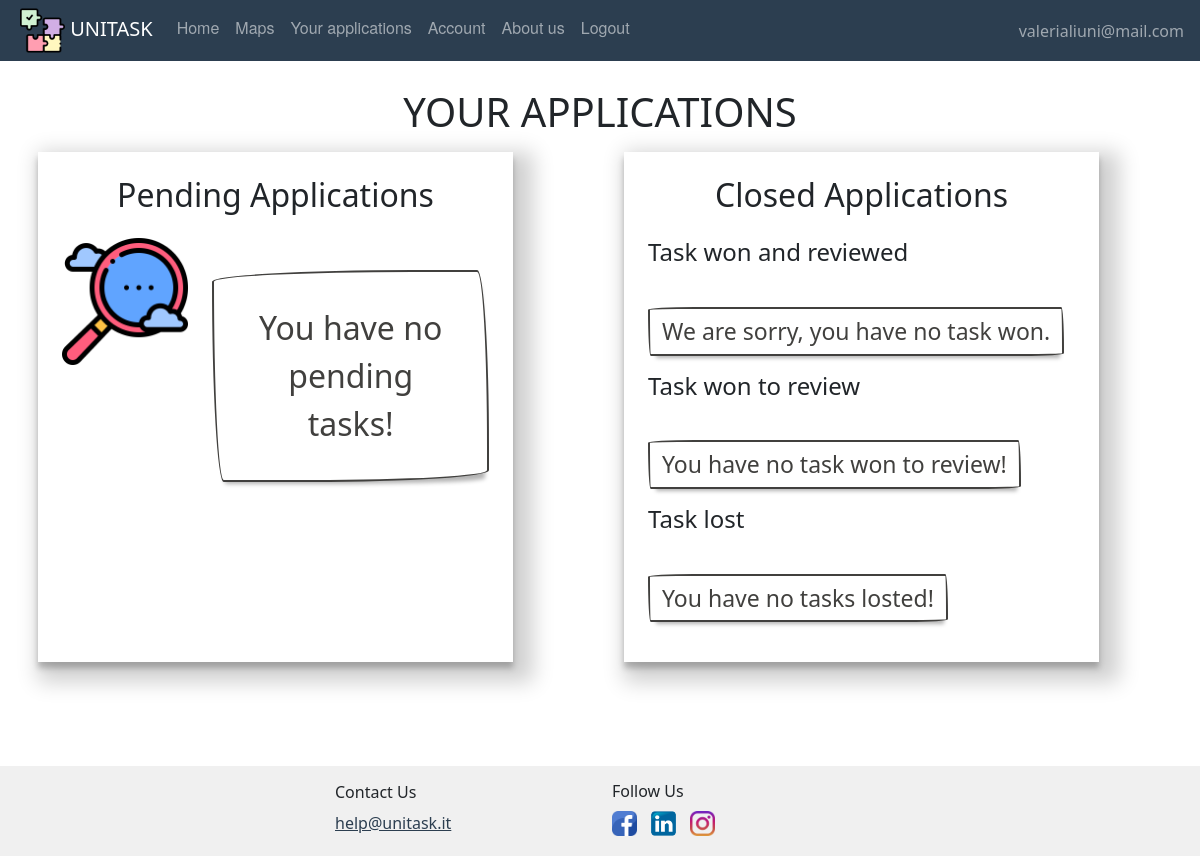
Before: /listapplications (signed in) with the older database file.
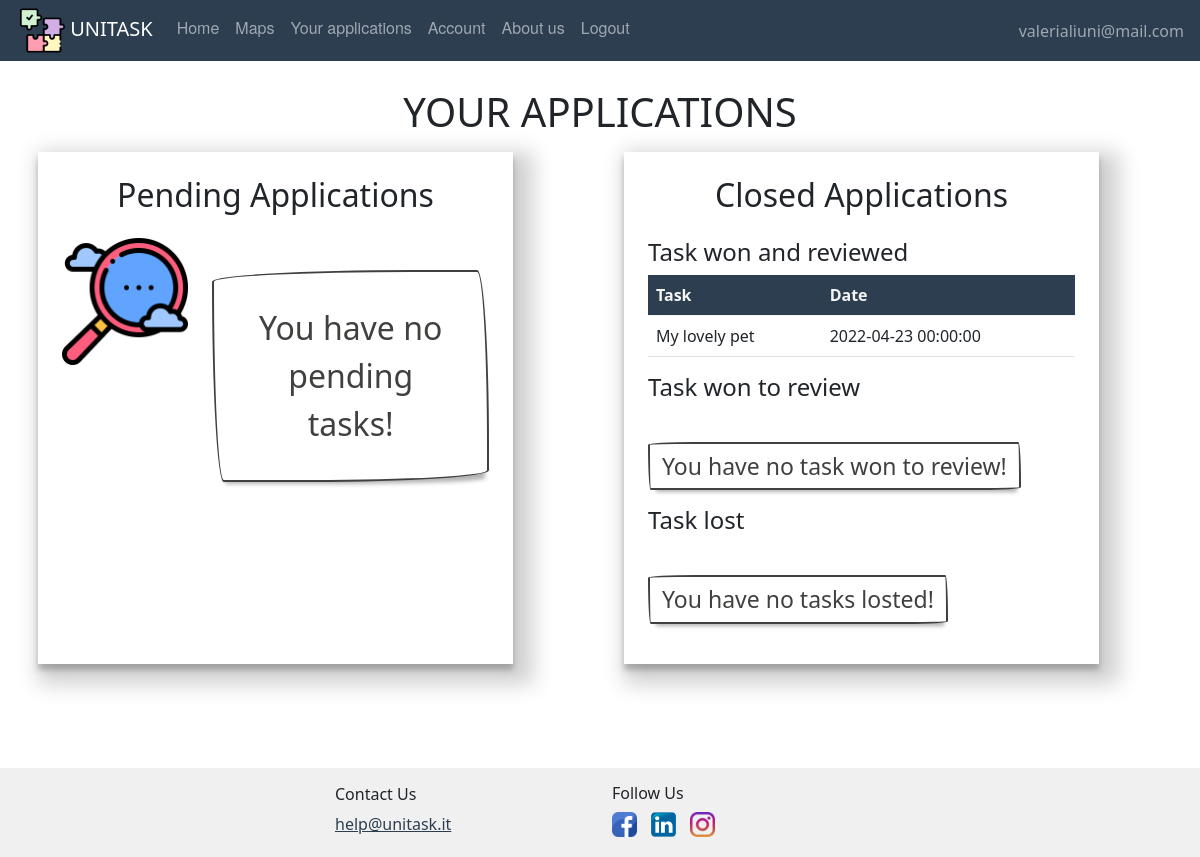
After: the same page with the newer database file.
### website/models.py (models this page shows, shortened)
class Offer(db.Model, UserMixin):
    id = db.Column(db.Integer, primary_key=True)
    title = db.Column(db.String(150))
    description = db.Column(db.String(150))
    address = db.Column(db.String(150))
    placeId = db.Column(db.String(150))
    amount = db.Column(db.Integer)
    lat = db.Column(db.Float)
    lng = db.Column(db.Float)
    date = db.Column(db.DateTime(timezone=True), default=func.now())
    dateexpire = db.Column(db.DateTime(timezone=True))
    isAss = db.Column(db.Boolean, default=False)
    date_task = db.Column(db.DateTime(timezone=True))
    id_adult = db.Column(db.Integer, db.ForeignKey('adult.id'))
    scelta = db.Column(db.Integer, db.ForeignKey('student.id'))
    isPerf = db.Column(db.Boolean, default=False)
    rece = db.relationship('Review', backref='recensione')
    isClosed = db.Column(db.Boolean, default=False)

### website/student/routes.py (the view)
@students.route('/listapplications', methods=['GET', 'POST'])
@login_required  # every time we go to the home page
def listapplications():
    a = 0
    for off in current_user.getapplicationsopen():
        if not off.isAss:
            a = 1
            break
    return render_template("Student/listapplication.html", user=current_user, a=a)

### website/models.py (called while the page is built)
    def taskwonandperform(self):
        t = []
        for off in self.applications:
            if off.scelta == self.id and off.isPerf and not off.isClosed:
                t.append(off)
        return t

    def taskwonperfandclosed(self):
        t = []
        for off in self.applications:
            if off.scelta == self.id and off.isPerf and off.isClosed:
                t.append(off)
        return t

    def tasklost(self):
        t = []
        for off in self.applications:
            if off.scelta != self.id and off.scelta:
                t.append(off)
            elif not off.isAss and off.isClosed:
                t.append(off)
        return t

    def getapplicationsopen(self):
        t = []
        for off in self.applications:
            if not off.isClosed:
                t.append(off)
        return t

### website/templates/student/listapplication.html (shortened to what the changed rows need)
{% extends "base.html" %}
{% block content %}
    <br/>
    <h1 align="center">YOUR APPLICATIONS</h1>
    <div class="container">
        <div class="row">
            <div class="col-5 p-4 m-2 col-page">
                <h2 align="center" class="mb-4">Pending Applications</h2>
                    {% set  l = user.getapplicationsopen() %}
            </div>
            <div class="col-5 p-4 m-2 col-page">
                <h2 align="center" class="mb-4">Closed Applications</h2>
                <div class="row">
                    <div class="col">
                        <table class="table table-hover">
                            {% set  l = user.taskwonperfandclosed() %}
                            {% if l %}
                                <thead class="thead-dark" style="color:whitesmoke; background:#2c3e50">
                                <tr>
                                    <th scope="col">Task</th>
                                    <th scope="col">Date</th>
                                </tr>
                                </thead>
                                {% for offer in l %}
                                    <tbody>
                                    <tr>
                                        <td>{{ offer.title }}</td>
                                        <td>{{ offer.date_task }}</td>
                                    </tr>
                                    </tbody>
                                {% endfor %}
                            {% else %}
                                <div class="row">
                                    <div class="col-" style="margin-top:2em;">
                                        <div class="button-task">
                                            We are sorry, you have no task won.
                                        </div>
                                    </div>
                                </div>
                            {% endif %}
                        </table>
                    </div>
                </div>
                            {% set  l = user.taskwonandperform() %}
                            {% set  l = user.tasklost() %}
            </div>
        </div>
    </div>
    <br/><br/>
{% endblock %}

Changed rows visible on the page:
now on this page (row edited): Offer: title "My lovely pet", date_task "2022-04-23 00:00:00"
Other visible differences:
text no longer shown: "We are sorry, you have no task won."
text now shown: "Task Date"
